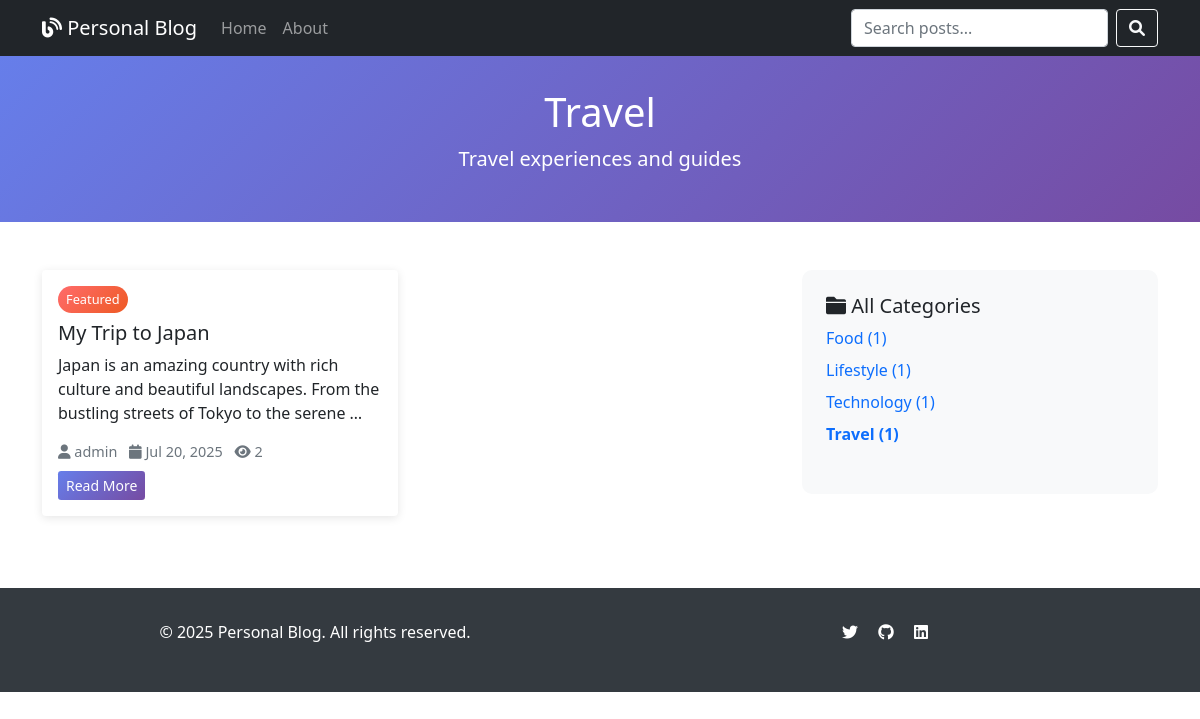
/category/travel/, run on the app's committed database.
### blog/models.py (models this page shows, shortened)
class Category(models.Model):
    name = models.CharField(max_length=100, unique=True)
    slug = models.SlugField(max_length=100, unique=True)
    description = models.TextField(blank=True)
    created_at = models.DateTimeField(auto_now_add=True)
    class Meta:
        verbose_name_plural = "Categories"
        ordering = ['name']
    def get_absolute_url(self):
        return reverse('blog:category_posts', kwargs={'slug': self.slug})

class Post(models.Model):
    STATUS_CHOICES = [
        ('draft', 'Draft'),
        ('published', 'Published'),
    ]
    title = models.CharField(max_length=200)
    slug = models.SlugField(max_length=200, unique=True)
    author = models.ForeignKey(User, on_delete=models.CASCADE, related_name='blog_posts')
    category = models.ForeignKey(Category, on_delete=models.CASCADE, related_name='posts')
    content = models.TextField()
    excerpt = models.TextField(max_length=300, blank=True, help_text="Short description of the post")
    featured_image = models.ImageField(upload_to='blog_images/', blank=True, null=True)
    status = models.CharField(max_length=10, choices=STATUS_CHOICES, default='draft')
    created_at = models.DateTimeField(auto_now_add=True)
    updated_at = models.DateTimeField(auto_now=True)
    published_at = models.DateTimeField(blank=True, null=True)
    views = models.PositiveIntegerField(default=0)
    featured = models.BooleanField(default=False)
    class Meta:
        ordering = ['-published_at', '-created_at']
    def get_absolute_url(self):
        return reverse('blog:post_detail', kwargs={'slug': self.slug})

### blog/views.py (the view)
# urls.py: path('category/<slug:slug>/', views.CategoryPostsView.as_view(), name='category_posts'),
class CategoryPostsView(ListView):
    model = Post
    template_name = 'blog/category_posts.html'
    context_object_name = 'posts'
    paginate_by = 6
    def get_queryset(self):
        self.category = get_object_or_404(Category, slug=self.kwargs['slug'])
        return Post.objects.filter(
            category=self.category,
            status='published'
        ).select_related('author', 'category')
    def get_context_data(self, **kwargs):
        context = super().get_context_data(**kwargs)
        context['category'] = self.category
        context['categories'] = Category.objects.all()
        return context

### templates/blog/category_posts.html (shortened to what this page needs)
{% extends 'base.html' %}
{% block header %}{{ category.name }}{% endblock %}
{% block subheader %}{{ category.description }}{% endblock %}
{% block content %}
<div class="row">
    <div class="col-lg-8">
        <div class="row">
            {% for post in posts %}
            <div class="col-md-6 mb-4">
                <div class="card h-100">
                    <div class="card-body">
                        {% if post.featured %}
                        <span class="featured-badge mb-2 d-inline-block">Featured</span>
                        {% endif %}
                        <h5 class="card-title">{{ post.title }}</h5>
                        <p class="card-text">{{ post.excerpt|truncatewords:20 }}</p>
                        <div class="post-meta mb-2">
                            <i class="fas fa-user"></i> {{ post.author.get_full_name|default:post.author.username }}
                            <i class="fas fa-calendar ms-2"></i> {{ post.published_at|date:"M d, Y" }}
                            <i class="fas fa-eye ms-2"></i> {{ post.views }}
                        </div>
                        <a href="{{ post.get_absolute_url }}" class="btn btn-primary btn-sm">Read More</a>
                    </div>
                </div>
            </div>
            {% endfor %}
        </div>
    </div>
    <div class="col-lg-4">
        <div class="sidebar">
            <div class="mb-4">
                <h5><i class="fas fa-folder"></i> All Categories</h5>
                <ul class="list-unstyled">
                    {% for cat in categories %}
                    <li class="mb-2">
                        <a href="{{ cat.get_absolute_url }}" class="text-decoration-none {% if cat == category %}fw-bold text-primary{% endif %}">
                            {{ cat.name }} ({{ cat.posts.count }})
                        </a>
                    </li>
                    {% endfor %}
                </ul>
            </div>
        </div>
    </div>
</div>
{% endblock %}

### templates/base.html (style rules this page uses)
.card { transition: transform 0.3s ease; border: none; box-shadow: 0 2px 10px rgba(0,0,0,0.1); }
.post-meta { color: #6c757d; font-size: 0.9rem; }
.featured-badge { background: linear-gradient(135deg, #ff6b6b, #ee5a24); color: white; padding: 0.25rem 0.5rem; border-radius: 15px; font-size: 0.8rem; }
.sidebar { background-color: #f8f9fa; border-radius: 10px; padding: 1.5rem; }
.btn-primary { background: linear-gradient(135deg, #667eea 0%, #764ba2 100%); border: none; }

### data on the page
Category: name "Travel", description "Travel experiences and guides", posts.count "1"
Post: featured "Featured", title "My Trip to Japan", excerpt "Japan is an amazing country with rich culture and beautiful landscapes. From the bustling streets of Tokyo to the serene …", author.get_full_name "admin", published_at "Jul 20, 2025", views "2"
Category: name "Food", posts.count "1"
Category: name "Lifestyle", posts.count "1"
Category: name "Technology", posts.count "1"
